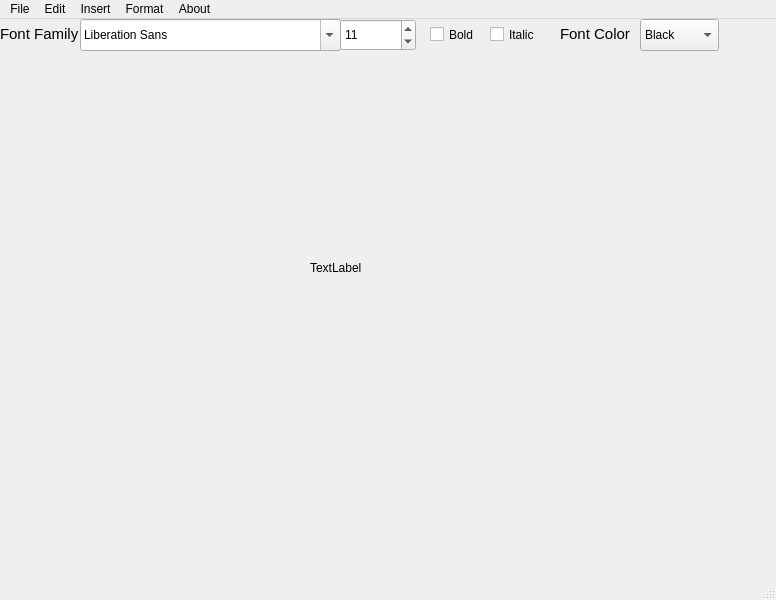
<?xml version="1.0" encoding="UTF-8"?>
<ui version="4.0">
 <class>MainWindow</class>
 <widget class="QMainWindow" name="MainWindow">
  <property name="geometry">
   <rect>
    <x>0</x>
    <y>0</y>
    <width>776</width>
    <height>600</height>
   </rect>
  </property>
  <property name="windowTitle">
   <string>MainWindow</string>
  </property>
  <widget class="QWidget" name="centralwidget">
   <widget class="QFontComboBox" name="fontPicker">
    <property name="geometry">
     <rect>
      <x>80</x>
      <y>0</y>
      <width>261</width>
      <height>32</height>
     </rect>
    </property>
   </widget>
   <widget class="QSpinBox" name="fontSizePicker">
    <property name="geometry">
     <rect>
      <x>340</x>
      <y>0</y>
      <width>76</width>
      <height>32</height>
     </rect>
    </property>
    <property name="minimum">
     <number>10</number>
    </property>
    <property name="maximum">
     <number>72</number>
    </property>
    <property name="value">
     <number>11</number>
    </property>
   </widget>
   <widget class="QComboBox" name="fontColorPicker">
    <property name="geometry">
     <rect>
      <x>640</x>
      <y>0</y>
      <width>79</width>
      <height>32</height>
     </rect>
    </property>
    <item>
     <property name="text">
      <string>Black</string>
     </property>
    </item>
    <item>
     <property name="text">
      <string>Blue</string>
     </property>
    </item>
    <item>
     <property name="text">
      <string>Red</string>
     </property>
    </item>
    <item>
     <property name="text">
      <string>Green</string>
     </property>
    </item>
   </widget>
   <widget class="QCheckBox" name="boldToggle">
    <property name="geometry">
     <rect>
      <x>430</x>
      <y>0</y>
      <width>61</width>
      <height>31</height>
     </rect>
    </property>
    <property name="text">
     <string>Bold</string>
    </property>
   </widget>
   <widget class="QCheckBox" name="italicToggle">
    <property name="geometry">
     <rect>
      <x>490</x>
      <y>0</y>
      <width>61</width>
      <height>31</height>
     </rect>
    </property>
    <property name="text">
     <string>Italic</string>
    </property>
   </widget>
   <widget class="QLabel" name="label">
    <property name="geometry">
     <rect>
      <x>0</x>
      <y>0</y>
      <width>81</width>
      <height>31</height>
     </rect>
    </property>
    <property name="text">
     <string>&lt;html&gt;&lt;head/&gt;&lt;body&gt;&lt;p&gt;&lt;span style=&quot; font-size:11pt;&quot;&gt;Font Family&lt;/span&gt;&lt;/p&gt;&lt;/body&gt;&lt;/html&gt;</string>
    </property>
   </widget>
   <widget class="QLabel" name="label_2">
    <property name="geometry">
     <rect>
      <x>560</x>
      <y>0</y>
      <width>71</width>
      <height>31</height>
     </rect>
    </property>
    <property name="text">
     <string>&lt;html&gt;&lt;head/&gt;&lt;body&gt;&lt;p&gt;&lt;span style=&quot; font-size:11pt;&quot;&gt;Font Color&lt;/span&gt;&lt;/p&gt;&lt;/body&gt;&lt;/html&gt;</string>
    </property>
   </widget>
   <widget class="QLabel" name="statusLabel">
    <property name="geometry">
     <rect>
      <x>310</x>
      <y>240</y>
      <width>51</width>
      <height>17</height>
     </rect>
    </property>
    <property name="text">
     <string>TextLabel</string>
    </property>
   </widget>
  </widget>
  <widget class="QMenuBar" name="menubar">
   <property name="geometry">
    <rect>
     <x>0</x>
     <y>0</y>
     <width>776</width>
     <height>30</height>
    </rect>
   </property>
   <widget class="QMenu" name="menuFile">
    <property name="title">
     <string>File</string>
    </property>
    <addaction name="actionOpen"/>
    <addaction name="actionNew"/>
    <addaction name="actionSave"/>
    <addaction name="actionSaveAs"/>
   </widget>
   <widget class="QMenu" name="menuEdit">
    <property name="title">
     <string>Edit</string>
    </property>
    <addaction name="actionUndo"/>
    <addaction name="actionRedo"/>
    <addaction name="actionDelete"/>
    <addaction name="actionCopy"/>
    <addaction name="actionPaste"/>
   </widget>
   <widget class="QMenu" name="menuInsert">
    <property name="title">
     <string>Insert</string>
    </property>
    <addaction name="actionImage"/>
    <addaction name="actionTable"/>
   </widget>
   <widget class="QMenu" name="menuForat">
    <property name="title">
     <string>Format</string>
    </property>
    <addaction name="actionFont"/>
    <addaction name="actionPage"/>
   </widget>
   <widget class="QMenu" name="menuAbout">
    <property name="title">
     <string>About</string>
    </property>
    <addaction name="actionAbout_NeLexi"/>
   </widget>
   <addaction name="menuFile"/>
   <addaction name="menuEdit"/>
   <addaction name="menuInsert"/>
   <addaction name="menuForat"/>
   <addaction name="menuAbout"/>
  </widget>
  <widget class="QStatusBar" name="statusbar"/>
  <action name="actionOpen">
   <property name="text">
    <string>Open</string>
   </property>
   <property name="shortcut">
    <string>Ctrl+O</string>
   </property>
  </action>
  <action name="actionNew">
   <property name="text">
    <string>New</string>
   </property>
   <property name="shortcut">
    <string>Ctrl+N</string>
   </property>
  </action>
  <action name="actionSave">
   <property name="text">
    <string>Save</string>
   </property>
   <property name="shortcut">
    <string>Ctrl+S</string>
   </property>
  </action>
  <action name="actionSaveAs">
   <property name="text">
    <string>Save As</string>
   </property>
   <property name="shortcut">
    <string>Ctrl+Shift+S</string>
   </property>
  </action>
  <action name="actionUndo">
   <property name="text">
    <string>Undo</string>
   </property>
   <property name="shortcut">
    <string>Ctrl+Z</string>
   </property>
  </action>
  <action name="actionRedo">
   <property name="text">
    <string>Redo</string>
   </property>
   <property name="shortcut">
    <string>Ctrl+Y</string>
   </property>
  </action>
  <action name="actionDelete">
   <property name="text">
    <string>Delete</string>
   </property>
  </action>
  <action name="actionCopy">
   <property name="text">
    <string>Copy</string>
   </property>
   <property name="shortcut">
    <string>Ctrl+C</string>
   </property>
  </action>
  <action name="actionPaste">
   <property name="text">
    <string>Paste</string>
   </property>
   <property name="shortcut">
    <string>Ctrl+V</string>
   </property>
  </action>
  <action name="actionImage">
   <property name="text">
    <string>Image</string>
   </property>
  </action>
  <action name="actionTable">
   <property name="text">
    <string>Table</string>
   </property>
  </action>
  <action name="actionFont">
   <property name="text">
    <string>Font</string>
   </property>
  </action>
  <action name="actionPage">
   <property name="text">
    <string>Page</string>
   </property>
  </action>
  <action name="actionAbout_NeLexi">
   <property name="text">
    <string>About NeLexi</string>
   </property>
  </action>
 </widget>
 <resources/>
 <connections/>
</ui>
